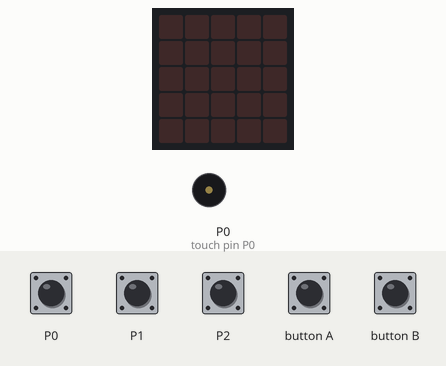
A program run on a simulated BBC micro:bit (MakeCode). Shown: the board's 5×5 LED display, buzzer (waves = sounding). Inputs (shaded band) come from the test bench. A reset restarts the program; random numbers come from a fixed seed.

Above: at 1.2 s.
1.3 s: button A pressed for 0.15 s
At 2.2 s:
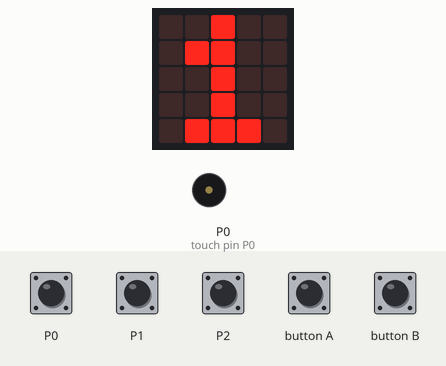
At 2.9 s:
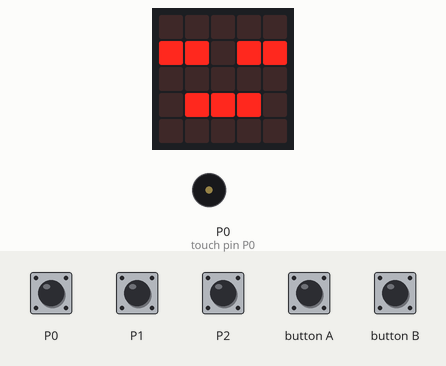
4.4 s: button B pressed for 0.15 s
At 5.2 s:
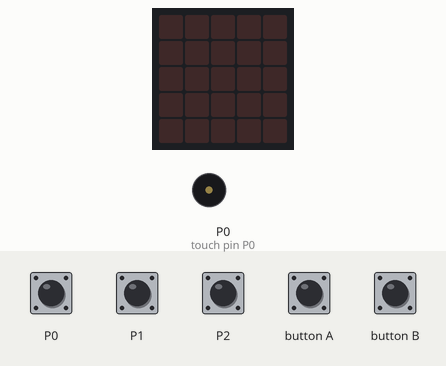
Timing chart, 0 to 7.4 s (numbered marks = the images above; inputs shaded):
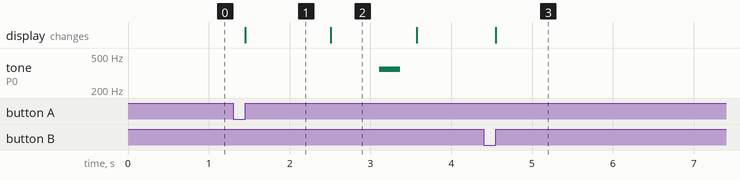

Measured:
- after the input at 1.3 s, tone on P0 (touch pin P0): silent → 349 Hz after 1.8 s, → silent 0.26 s later; the display: changes after 0.15 s (image 1)
- what the display in image 1 shows lasts 1.0 s, from 1.5 s to 2.5 s

The program:

main.ts
```typescript
let debut = 0
let score = 0
let ancien_score = 0
let bouton = 0
let debut_nombre = 0
input.onButtonPressed(Button.A, function () {
    debut = input.runningTime()
    score = 0
    ancien_score = 0
    while (input.runningTime() - debut < 30 * 1000) {
        bouton = randint(1, 3)
        basic.showNumber(bouton)
        debut_nombre = input.runningTime()
        while (input.runningTime() - debut_nombre < randint(200, 1500)) {
            if (input.pinIsPressed(TouchPin.P0)) {
                if (bouton == 1) {
                    score = score + 1
                } else {
                    score = score - 1
                }
                break;
            }
            if (input.pinIsPressed(TouchPin.P1)) {
                if (bouton == 2) {
                    score = score + 1
                } else {
                    score = score - 1
                }
                break;
            }
            if (input.pinIsPressed(TouchPin.P2)) {
                if (bouton == 3) {
                    score = score + 1
                } else {
                    score = score - 1
                }
                break;
            }
        }
        if (score > ancien_score) {
            basic.showIcon(IconNames.Happy)
            music.playMelody("C D E F G A B C5 ", 2000)
        } else {
            if (score < ancien_score) {
                basic.showIcon(IconNames.Sad)
                music.playMelody("C5 B A G F E D C ", 2000)
            } else {
                basic.showIcon(IconNames.Asleep)
                music.playMelody("F F F F F F F F ", 2000)
            }
        }
        ancien_score = score
        basic.pause(200)
    }
    basic.showIcon(IconNames.Chessboard)
    music.playMelody("C5 G B A F A C5 B ", 500)
    for (let index = 0; index < 4; index++) {
        basic.showNumber(score)
    }
})
input.onButtonPressed(Button.B, function () {
    control.reset()
})
```

test.ts
```typescript
// les tests vont ici ; cela ne sera pas compilé si ce paquet est utilisé en tant qu'extension.
```
